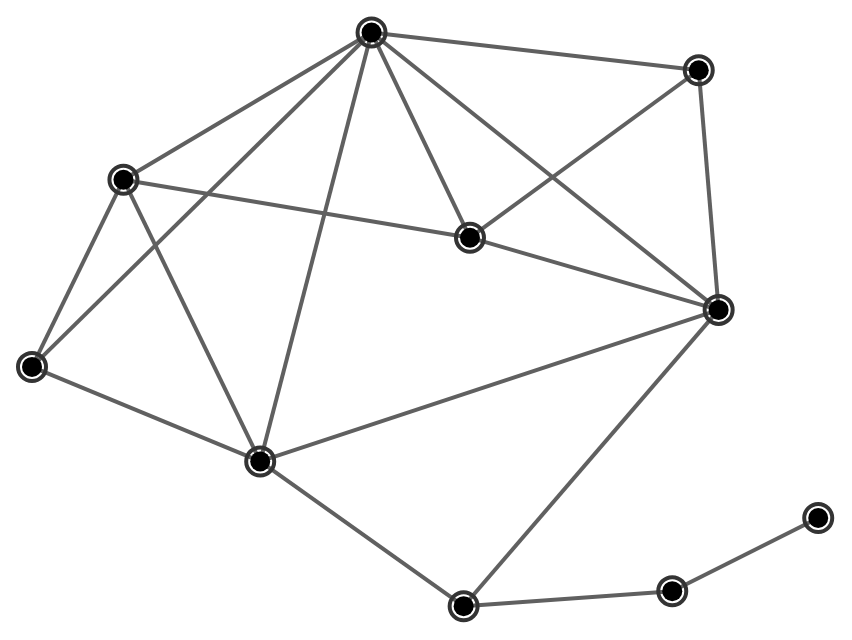

The cell this chart's notebook holds for it:
### Markdown cell above
Unstyled one liner

### Code cell
G = nx.krackhardt_kite_graph()

chart =  alph(G)

chart.configure_view(strokeWidth=0).properties(width=400, height=300)

### Figure 1 — Vega-Lite specification as saved in the notebook (floating-point values rounded to 4 significant figures)
{"config": {"view": {"continuousWidth": 400, "continuousHeight": 300, "strokeWidth": 0}}, "layer": [{"data": {"name": "data-a70f7ae3e756648e513d4619f66cfdbc"}, "mark": "line", "encoding": {"color": {"value": "#606060"}, "detail": {"field": "edge", "type": "quantitative"}, "opacity": {"value": 1.0}, "strokeWidth": {"value": 2.0}, "x": {"axis": {"domain": false, "grid": false, "labels": false, "ticks": false, "title": ""}, "field": "x", "type": "quantitative"}, "y": {"axis": {"domain": false, "grid": false, "labels": false, "ticks": false, "title": ""}, "field": "y", "type": "quantitative"}}}, {"layer": [{"mark": "circle", "encoding": {"fill": {"value": "rgba(0,0,0,0"}, "opacity": {"value": 1}, "size": {"field": "__node_halo_size", "legend": null, "scale": null, "type": "quantitative"}, "stroke": {"value": "#343434"}, "strokeWidth": {"value": 2}, "x": {"axis": {"domain": false, "grid": false, "labels": false, "ticks": false, "title": ""}, "field": "x", "type": "quantitative"}, "y": {"axis": {"domain": false, "grid": false, "labels": false, "ticks": false, "title": ""}, "field": "y", "type": "quantitative"}}}, {"mark": "circle", "encoding": {"fill": {"value": "#000"}, "opacity": {"value": 1}, "size": {"value": 100}, "stroke": {"value": "#565656"}, "strokeWidth": {"value": 0}, "tooltip": [], "x": {"axis": {"domain": false, "grid": false, "labels": false, "ticks": false, "title": ""}, "field": "x", "type": "quantitative"}, "y": {"axis": {"domain": false, "grid": false, "labels": false, "ticks": false, "title": ""}, "field": "y", "type": "quantitative"}}}], "data": {"name": "data-cf5f8d326402e1a0df2557aabd2641c2"}}], "height": 300, "resolve": {"scale": {"color": "independent", "fill": "independent", "opacity": "independent", "size": "independent", "strokeWidth": "independent"}}, "width": 400, "$schema": "https://vega.github.io/schema/vega-lite/v4.17.0.json", "datasets": {"data-a70f7ae3e756648e513d4619f66cfdbc": [{"target": 1, "source": 0, "y": 359.6, "edge": 0, "pair": [0, 1], "x": 438.0}, {"target": 1, "source": 0, "y": 412.8, "edge": 0, "pair": [0, 1], "x": 91.45}, {"target": 2, "source": 0, "y": 359.6, "edge": 1, "pair": [0, 2], "x": 438.0}, {"target": 2, "source": 0, "y": 513.1, "edge": 1, "pair": [0, 2], "x": 666.8}, {"target": 3, "source": 0, "y": 359.6, "edge": 2, "pair": [0, 3], "x": 438.0}, {"target": 3, "source": 0, "y": 547.7, "edge": 2, "pair": [0, 3], "x": 339.6}, {"target": 5, "source": 0, "y": 359.6, "edge": 3, "pair": [0, 5], "x": 438.0}, {"target": 5, "source": 0, "y": 293.4, "edge": 3, "pair": [0, 5], "x": 686.7}, {"target": 3, "source": 1, "y": 412.8, "edge": 4, "pair": [1, 3], "x": 91.45}, {"target": 3, "source": 1, "y": 547.7, "edge": 4, "pair": [1, 3], "x": 339.6}, {"target": 4, "source": 1, "y": 412.8, "edge": 5, "pair": [1, 4], "x": 91.45}, {"target": 4, "source": 1, "y": 241.2, "edge": 5, "pair": [1, 4], "x": 0.0}, {"target": 6, "source": 1, "y": 412.8, "edge": 6, "pair": [1, 6], "x": 91.45}, {"target": 6, "source": 1, "y": 154.6, "edge": 6, "pair": [1, 6], "x": 228.2}, {"target": 3, "source": 2, "y": 513.1, "edge": 7, "pair": [2, 3], "x": 666.8}, {"target": 3, "source": 2, "y": 547.7, "edge": 7, "pair": [2, 3], "x": 339.6}, {"target": 5, "source": 2, "y": 513.1, "edge": 8, "pair": [2, 5], "x": 666.8}, {"target": 5, "source": 2, "y": 293.4, "edge": 8, "pair": [2, 5], "x": 686.7}, {"target": 4, "source": 3, "y": 547.7, "edge": 9, "pair": [3, 4], "x": 339.6}, {"target": 4, "source": 3, "y": 241.2, "edge": 9, "pair": [3, 4], "x": 0.0}, {"target": 5, "source": 3, "y": 547.7, "edge": 10, "pair": [3, 5], "x": 339.6}, {"target": 5, "source": 3, "y": 293.4, "edge": 10, "pair": [3, 5], "x": 686.7}, {"target": 6, "source": 3, "y": 547.7, "edge": 11, "pair": [3, 6], "x": 339.6}, {"target": 6, "source": 3, "y": 154.6, "edge": 11, "pair": [3, 6], "x": 228.2}, {"target": 6, "source": 4, "y": 241.2, "edge": 12, "pair": [4, 6], "x": 0.0}, {"target": 6, "source": 4, "y": 154.6, "edge": 12, "pair": [4, 6], "x": 228.2}, {"target": 6, "source": 5, "y": 293.4, "edge": 13, "pair": [5, 6], "x": 686.7}, {"target": 6, "source": 5, "y": 154.6, "edge": 13, "pair": [5, 6], "x": 228.2}, {"target": 7, "source": 5, "y": 293.4, "edge": 14, "pair": [5, 7], "x": 686.7}, {"target": 7, "source": 5, "y": 21.83, "edge": 14, "pair": [5, 7], "x": 431.6}, {"target": 7, "source": 6, "y": 154.6, "edge": 15, "pair": [6, 7], "x": 228.2}, {"target": 7, "source": 6, "y": 21.83, "edge": 15, "pair": [6, 7], "x": 431.6}, {"target": 8, "source": 7, "y": 21.83, "edge": 16, "pair": [7, 8], "x": 431.6}, {"target": 8, "source": 7, "y": 35.59, "edge": 16, "pair": [7, 8], "x": 640.3}, {"target": 9, "source": 8, "y": 35.59, "edge": 17, "pair": [8, 9], "x": 640.3}, {"target": 9, "source": 8, "y": 102.6, "edge": 17, "pair": [8, 9], "x": 786.2}], "data-cf5f8d326402e1a0df2557aabd2641c2": [{"y": 359.6, "x": 438.0, "__node_size": 100, "__node_r": 5.0, "__node_halo_size": 196.0}, {"y": 412.8, "x": 91.45, "__node_size": 100, "__node_r": 5.0, "__node_halo_size": 196.0}, {"y": 513.1, "x": 666.8, "__node_size": 100, "__node_r": 5.0, "__node_halo_size": 196.0}, {"y": 547.7, "x": 339.6, "__node_size": 100, "__node_r": 5.0, "__node_halo_size": 196.0}, {"y": 241.2, "x": 0.0, "__node_size": 100, "__node_r": 5.0, "__node_halo_size": 196.0}, {"y": 293.4, "x": 686.7, "__node_size": 100, "__node_r": 5.0, "__node_halo_size": 196.0}, {"y": 154.6, "x": 228.2, "__node_size": 100, "__node_r": 5.0, "__node_halo_size": 196.0}, {"y": 21.83, "x": 431.6, "__node_size": 100, "__node_r": 5.0, "__node_halo_size": 196.0}, {"y": 35.59, "x": 640.3, "__node_size": 100, "__node_r": 5.0, "__node_halo_size": 196.0}, {"y": 102.6, "x": 786.2, "__node_size": 100, "__node_r": 5.0, "__node_halo_size": 196.0}]}}
